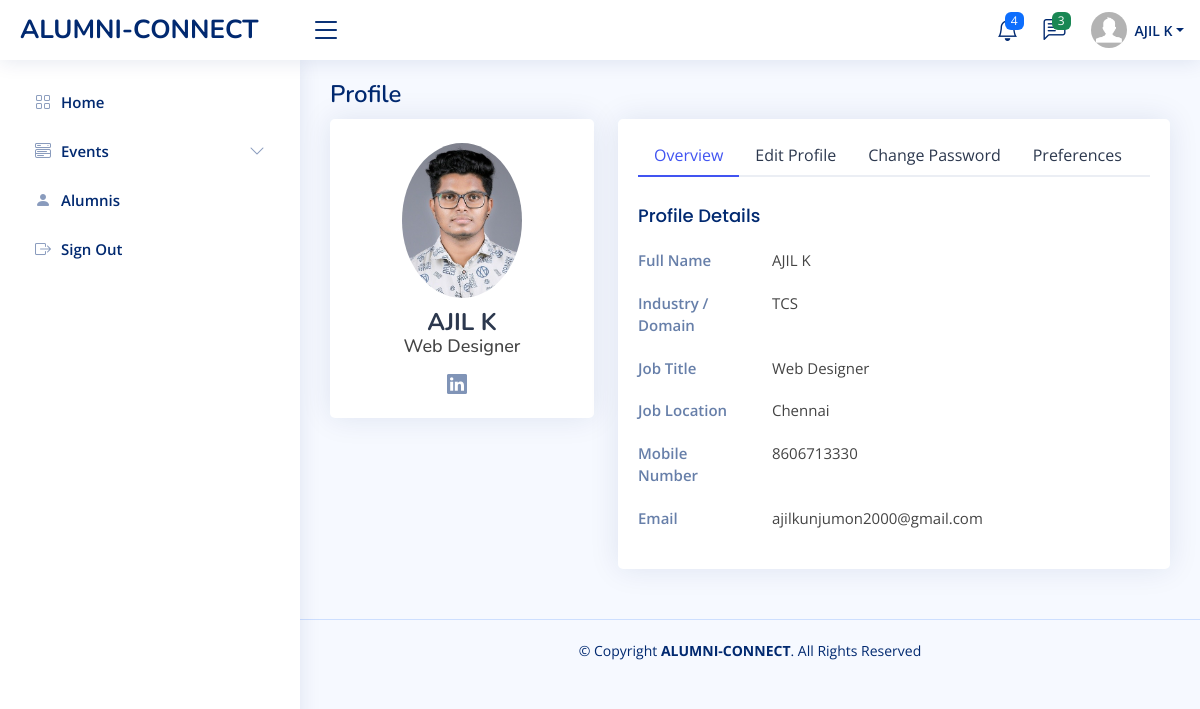
The app's page /alumnis/alumniProfile/ (signed in) with its own data.
### alumnis/models.py (models this page shows)
class Alumnis(models.Model):
  fname = models.CharField(max_length=255,default="")
  lname = models.CharField(max_length=255,default="")
  email = models.CharField(max_length=255,primary_key=True)
  branch = models.CharField(max_length=255,default="")
  yoa = models.IntegerField(default=0)
  mobile = models.IntegerField(default=0)
  password = models.CharField(max_length=255)
  otp = models.IntegerField(default=0)
  verified = models.IntegerField(default=0)
  profile = models.IntegerField(default=0)

class AlumniProPic(models.Model):
  proPic = models.ImageField(upload_to='alumniProPic/')
  email = models.CharField(max_length=255, default="")

class AlumniProfile(models.Model):
  email = models.CharField(max_length=255,primary_key=True)
  specialization = models.CharField(max_length=255,default="")
  linkedID = models.CharField(max_length=255,default="")
  industry = models.CharField(max_length=255,default="")
  position = models.CharField(max_length=255,default="")
  location = models.CharField(max_length=255,default="")
  gf = models.IntegerField(default=0)
  cs = models.IntegerField(default=0)
  fi = models.IntegerField(default=0)
  research = models.IntegerField(default=0)
  fdp = models.IntegerField(default=0)
  mdp = models.IntegerField(default=0)
  iv = models.IntegerField(default=0)
  buddySys = models.IntegerField(default=0)
  consulting = models.IntegerField(default=0)
  sip = models.IntegerField(default=0)
  placements = models.IntegerField(default=0)
  ic = models.IntegerField(default=0)
  lps = models.IntegerField(default=0)
  csr = models.IntegerField(default=0)
  ssp = models.IntegerField(default=0)
  se = models.IntegerField(default=0)

### alumnis/views.py (the view)
# urls.py: path('alumniProfile/', views.alumniProfile, name='alumniProfile'),
def alumniProfile(request):
  if 'email' in request.session:
    a=request.session.get('email')
    pic = AlumniProPic.objects.filter(email=a).values()
    user = Alumnis.objects.filter(email=a).values()
    alumniDetails = AlumniProfile.objects.filter(email=a).values()
    template = loader.get_template('alumniProfile.html')
    context = {
    'myalumnis': user,'details':alumniDetails,'pic' : pic,
  }
    return HttpResponse(template.render(context, request))
  else:
    return redirect('index')

### alumnis/templates/alumniProfile.html (shortened to what this page needs)
<!DOCTYPE html>
<html lang="en">
<head>
    {% load static %}
  <link href="{% static 'assets2/vendor/bootstrap/css/bootstrap.min.css' %}" rel="stylesheet">
  <link href="{% static 'assets2/vendor/bootstrap-icons/bootstrap-icons.css' %}" rel="stylesheet">
  <link href="{% static 'assets2/vendor/boxicons/css/boxicons.min.css' %}" rel="stylesheet">
  <link href="{% static 'assets2/vendor/quill/quill.snow.css' %}" rel="stylesheet">
  <link href="{% static 'assets2/vendor/quill/quill.bubble.css' %}" rel="stylesheet">
  <link href="{% static 'assets2/vendor/remixicon/remixicon.css' %}" rel="stylesheet">
  <link href="{% static 'assets2/vendor/simple-datatables/style.css' %}" rel="stylesheet">
  <link href="{% static 'assets2/css/style.css' %}" rel="stylesheet">
</head>
<body>
    {% include 'alumniHeader.html' %}
    {% include 'alumniSidebar.html' %}
  <main id="main" class="main">
    <div class="pagetitle">
      <h1>Profile</h1>
    </div>
    <section class="section profile">
      <div class="row">
        <div class="col-xl-4">
          <div class="card">
            <div class="card-body profile-card pt-4 d-flex flex-column align-items-center">
              <img src="/media/{{ pic.0.proPic }}"  alt="Profile" class="rounded-circle">
              <h2>{{ myalumnis.0.fname }} {{ myalumnis.0.lname }}</h2>
              <h3>{{ details.0.position }}</h3>
              <div class="social-links mt-2">
                <a href="{{ details.0.linkedID }}" target="_blank" class="linkedin"><i class="bi bi-linkedin"></i></a>
              </div>
            </div>
          </div>
        </div>
        <div class="col-xl-8">
          <div class="card">
            <div class="card-body pt-3">
              <ul class="nav nav-tabs nav-tabs-bordered">
                <li class="nav-item">
                  <button class="nav-link active" data-bs-toggle="tab" data-bs-target="#profile-overview">Overview</button>
                </li>
                <li class="nav-item">
                  <button class="nav-link" data-bs-toggle="tab" data-bs-target="#profile-edit">Edit Profile</button>
                </li>
                <li class="nav-item">
                  <button class="nav-link" data-bs-toggle="tab" data-bs-target="#profile-change-password">Change Password</button>
                </li>
                <li class="nav-item">
                  <button class="nav-link" data-bs-toggle="tab" data-bs-target="#profile-settings">Preferences</button>
                </li>
              </ul>
              <div class="tab-content pt-2">
                <div class="tab-pane fade show active profile-overview" id="profile-overview">
                  <h5 class="card-title">Profile Details</h5>
                  <div class="row">
                    <div class="col-lg-3 col-md-4 label ">Full Name</div>
                    <div class="col-lg-9 col-md-8">{{ myalumnis.0.fname }} {{ myalumnis.0.lname }}</div>
                  </div>
                  <div class="row">
                    <div class="col-lg-3 col-md-4 label">Industry / Domain</div>
                    <div class="col-lg-9 col-md-8">{{ details.0.industry }}</div>
                  </div>
                  <div class="row">
                    <div class="col-lg-3 col-md-4 label">Job Title</div>
                    <div class="col-lg-9 col-md-8">{{ details.0.position }}</div>
                  </div>
                  <div class="row">
                    <div class="col-lg-3 col-md-4 label">Job Location</div>
                    <div class="col-lg-9 col-md-8">{{ details.0.location }}</div>
                  </div>
                  <div class="row">
                    <div class="col-lg-3 col-md-4 label">Mobile Number</div>
                    <div class="col-lg-9 col-md-8">{{ myalumnis.0.mobile }}</div>
                  </div>
                  <div class="row">
                    <div class="col-lg-3 col-md-4 label">Email</div>
                    <div class="col-lg-9 col-md-8">{{ myalumnis.0.email }}</div>
                  </div>
                </div>
              </div>
            </div>
          </div>
        </div>
      </div>
    </section>
  </main>
  <footer id="footer" class="footer">
    <div class="copyright">
      &copy; Copyright <strong><span>ALUMNI-CONNECT</span></strong>. All Rights Reserved
    </div>
  </footer>
</body>
</html>

### alumnis/templates/alumniHeader.html (shortened to what this page needs)
{% load static %}
<header id="header" class="header fixed-top d-flex align-items-center">
    <div class="d-flex align-items-center justify-content-between">
      <a href="../" class="logo d-flex align-items-center">
        <span class="d-none d-lg-block">ALUMNI-CONNECT</span>
      </a>
      <i class="bi bi-list toggle-sidebar-btn"></i>
    </div>
    <nav class="header-nav ms-auto">
      <ul class="d-flex align-items-center">
        <li class="nav-item dropdown">
          <a class="nav-link nav-icon" href="#" data-bs-toggle="dropdown">
            <i class="bi bi-bell"></i>
            <span class="badge bg-primary badge-number">4</span>
          </a>
        </li>
        <li class="nav-item dropdown">
          <a class="nav-link nav-icon" href="#" data-bs-toggle="dropdown">
            <i class="bi bi-chat-left-text"></i>
            <span class="badge bg-success badge-number">3</span>
          </a>
        </li>
        <li class="nav-item dropdown pe-3">
          <a class="nav-link nav-profile d-flex align-items-center pe-0" href="#" data-bs-toggle="dropdown">
            <img src="{% static 'assets2/img/profile-img.jpg' %}" alt="Profile" class="rounded-circle">
            <span class="d-none d-md-block dropdown-toggle ps-2">{{ myalumnis.0.fname }} {{ myalumnis.0.lname }}</span>
          </a>
        </li>
      </ul>
    </nav>
  </header>

### alumnis/static/assets2/css/style.css (style rules this page uses)
:root { scroll-behavior: smooth; }
body { font-family: "Open Sans", sans-serif; background: #f6f9ff; color: #444444; }
a { color: #4154f1; text-decoration: none; }
h1, h2, h3, h4, h5, h6 { font-family: "Nunito", sans-serif; }
#main { margin-top: 60px; padding: 20px 30px; transition: all 0.3s; }
.pagetitle { margin-bottom: 10px; }
.pagetitle h1 { font-size: 24px; margin-bottom: 0; font-weight: 600; color: #012970; }
.card { margin-bottom: 30px; border: none; border-radius: 5px; box-shadow: 0px 0 30px rgba(1, 41, 112, 0.1); }
.card-title { padding: 20px 0 15px 0; font-size: 18px; font-weight: 500; color: #012970; font-family: "Poppins", sans-serif; }
.card-body { padding: 0 20px 20px 20px; }
.nav-tabs-bordered { border-bottom: 2px solid #ebeef4; }
.nav-tabs-bordered .nav-link { margin-bottom: -2px; border: none; color: #2c384e; }
.nav-tabs-bordered .nav-link.active { background-color: #fff; color: #4154f1; border-bottom: 2px solid #4154f1; }
.logo { line-height: 1; }
@media (min-width: 1200px) { .logo { width: 280px; } }
.logo span { font-size: 26px; font-weight: 700; color: #012970; font-family: "Nunito", sans-serif; }
.header { transition: all 0.5s; z-index: 997; height: 60px; box-shadow: 0px 2px 20px rgba(1, 41, 112, 0.1); background-color: #fff; padding-left: 20px; }
.header .toggle-sidebar-btn { font-size: 32px; padding-left: 10px; cursor: pointer; color: #012970; }
.header-nav ul { list-style: none; }
.header-nav>ul { margin: 0; padding: 0; }
.header-nav .nav-icon { font-size: 22px; color: #012970; margin-right: 25px; position: relative; }
.header-nav .nav-profile { color: #012970; }
.header-nav .nav-profile img { max-height: 36px; }
.header-nav .nav-profile span { font-size: 14px; font-weight: 600; }
.header-nav .badge-number { position: absolute; inset: -2px -5px auto auto; font-weight: normal; font-size: 12px; padding: 3px 6px; }
@media (min-width: 1200px) { #main, #footer { margin-left: 300px; } }
.profile .profile-card img { max-width: 120px; }
.profile .profile-card h2 { font-size: 24px; font-weight: 700; color: #2c384e; margin: 10px 0 0 0; }
.profile .profile-card h3 { font-size: 18px; }
.profile .profile-card .social-links a { font-size: 20px; display: inline-block; color: rgba(1, 41, 112, 0.5); line-height: 0; margin-right: 10px; transition: 0.3s; }
.profile .profile-overview .row { margin-bottom: 20px; font-size: 15px; }
.profile .profile-overview .card-title { color: #012970; }
.profile .profile-overview .label { font-weight: 600; color: rgba(1, 41, 112, 0.6); }
.footer { padding: 20px 0; font-size: 14px; transition: all 0.3s; border-top: 1px solid #cddfff; }
.footer .copyright { text-align: center; color: #012970; }

### records on screen
Alumnis: fname "AJIL", email "ajilkunjumon2000@gmail.com"
AlumniProPic: proPic (picture)
AlumniProfile: position "Web Designer", industry "TCS", location "Chennai"

### other values on screen
{{ myalumnis.0.lname }} "K"
{{ myalumnis.0.mobile }} "8606713330"
